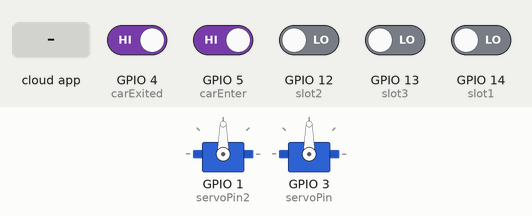
This sketch was run on a simulated ESP8266 (NodeMCU). On the bench: 2 × servo. The inputs (shaded band) are chosen by the test bench; at power-on: GPIO 4 (carExited), GPIO 5 (carEnter) HIGH, GPIO 12 (slot2), GPIO 13 (slot3), GPIO 14 (slot1) LOW. WiFi joins after 1.5 s; servers stay silent unless stated; network time is answered at once with the bench clock; the local clock reads 2024-03-15 10:24:30 at power-on unless the sketch sets it; no MQTT or app messages arrive unless stated; what the sketch prints to the serial monitor is not drawn.

Above: at 3.7 s.
3.8 s: the phone or cloud app sets EntryGate to ON
At 5.0 s:
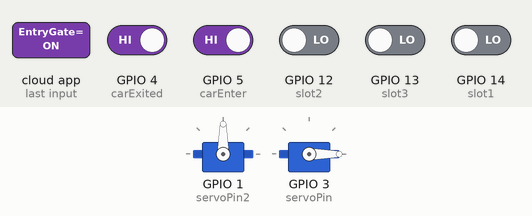
At 7.3 s:
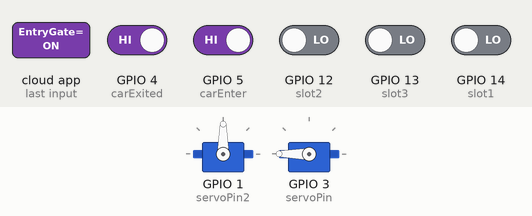
8.3 s: GPIO 4 (carExited) driven LOW
At 12.7 s:
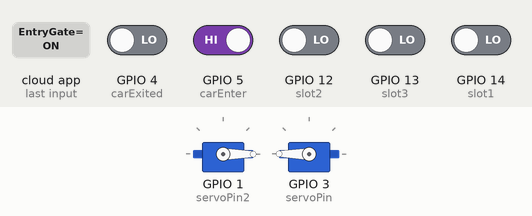
16.3 s: GPIO 5 (carEnter) driven LOW
At 20.3 s:
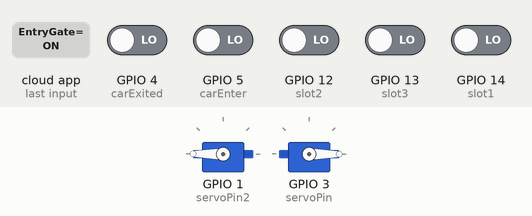
24.3 s: GPIO 5 (carEnter) driven HIGH
27.3 s: GPIO 12 (slot2) driven HIGH
35.3 s: GPIO 4 (carExited) driven HIGH
Timing chart, 0 to 37.8 s (numbered marks = the images above; inputs shaded):
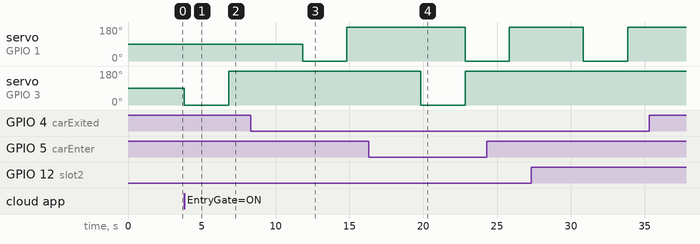

Measured:
- after the input at 3.8 s, servo on GPIO 3 (servoPin): 90° → 0° at once, → 180° 3.0 s later
- after the input at 8.3 s, servo on GPIO 1 (servoPin2): 90° → 0° after 3.5 s, → 180° 3.0 s later
- after the input at 16.3 s, servo on GPIO 3 (servoPin): 180° → 0° after 3.5 s, → 180° 3.0 s later
- after the input at 35.3 s, every drawn part: stays the same

The sketch:

smart_parking.ino
```cpp
#include <ESP8266WiFi.h>
#include <Servo.h>
#include <NTPClient.h>
#include <WiFiUdp.h>
#include <NTPClient.h>;
#include <WiFiUdp.h>
#include "Adafruit_MQTT.h"
#include "Adafruit_MQTT_Client.h"
const char *ssid =  "DucAnh";     // Enter your WiFi Name
const char *pass =  "11122000"; // Enter your WiFi Password

#define MQTT_SERV "io.adafruit.com"
#define MQTT_PORT 1883
#define MQTT_NAME "lananh1112"
#define MQTT_PASS "aio_JTFX87YVS5W9jV79Axc68yHWy56S"
WiFiUDP ntpUDP;
NTPClient timeClient(ntpUDP, "pool.ntp.org", 19800,60000);
//servo
Servo myservo;                          //servo as gate
Servo myservos;                               //servo as gate
int servoPin = 3;  // Declare the Servo pin
int servoPin2 = 1;  // Declare the Servo pin

//sensor
const int carEnter=5;
const int carExited=4;
const int slot1 = 14;
const int slot2 = 12;
const int slot3 = 13;
int count =0;


//goc quay sensor
int CLOSE_ANGLE = 180;  // The closing angle of the servo motor arm
int OPEN_ANGLE = 0;  // The opening angle of the servo motor arm

int  hh, mm, ss;
int pos;
int pos1;

String h, m,EntryTimeSlot1,ExitTimeSlot1, EntryTimeSlot2,ExitTimeSlot2, EntryTimeSlot3,ExitTimeSlot3;
boolean entrysensor, exitsensor,s1,s2,s3;

boolean s1_occupied = false;
boolean s2_occupied = false;
boolean s3_occupied = false;

WiFiClient client;
Adafruit_MQTT_Client mqtt(&client, MQTT_SERV, MQTT_PORT, MQTT_NAME, MQTT_PASS);

//Set up the feed you're subscribing to
Adafruit_MQTT_Subscribe EntryGate = Adafruit_MQTT_Subscribe(&mqtt, MQTT_NAME "/f/EntryGate");
Adafruit_MQTT_Subscribe ExitGate = Adafruit_MQTT_Subscribe(&mqtt, MQTT_NAME "/f/ExitGate");

//Set up the feed you're publishing to
Adafruit_MQTT_Publish CarsParked = Adafruit_MQTT_Publish(&mqtt,MQTT_NAME "/f/CarsParked");
Adafruit_MQTT_Publish EntrySlot1 = Adafruit_MQTT_Publish(&mqtt,MQTT_NAME "/f/EntrySlot1");
Adafruit_MQTT_Publish ExitSlot1 = Adafruit_MQTT_Publish(&mqtt,MQTT_NAME "/f/ExitSlot1");
Adafruit_MQTT_Publish EntrySlot2 = Adafruit_MQTT_Publish(&mqtt,MQTT_NAME "/f/EntrySlot2");
Adafruit_MQTT_Publish ExitSlot2 = Adafruit_MQTT_Publish(&mqtt,MQTT_NAME "/f/ExitSlot2");
Adafruit_MQTT_Publish EntrySlot3 = Adafruit_MQTT_Publish(&mqtt,MQTT_NAME "/f/EntrySlot3");
Adafruit_MQTT_Publish ExitSlot3 = Adafruit_MQTT_Publish(&mqtt,MQTT_NAME "/f/ExitSlot3");

void setup() {
  delay(1000);
  Serial.begin (9600);
  mqtt.subscribe(&EntryGate);
  mqtt.subscribe(&ExitGate);
  timeClient.begin();

  myservo.attach(servoPin2);      // servo pin to D6
  myservos.attach(servoPin);       // servo pin to D5

  pinMode(carExited, INPUT);    // ir as input
  pinMode(carEnter, INPUT);     // ir as input
  pinMode(slot1, INPUT);
  pinMode(slot2, INPUT);
  pinMode(slot3, INPUT);

  WiFi.begin(ssid, pass);                                     //try to connect with wifi
  Serial.print("Connecting to ");
  Serial.print(ssid);                          // display ssid
  while (WiFi.status() != WL_CONNECTED) {
    Serial.print(".");                          // if not connected print this
    delay(500);
  }
  Serial.println();
  Serial.print("Connected to ");
  Serial.println(ssid);
  Serial.print("IP Address is : ");
  Serial.println(WiFi.localIP());                                            //print local IP address
}

void loop() {

 MQTT_connect();
 timeClient.update();
 hh = timeClient.getHours();
 mm = timeClient.getMinutes();
 ss = timeClient.getSeconds();
 h= String(hh);
 m= String(mm);
 h +" :" + m;

 entrysensor = digitalRead(carEnter);
 exitsensor = digitalRead(carExited);
 s1 = digitalRead(slot1);
 s2 = digitalRead(slot2);
 s3 = digitalRead(slot3);

   if (entrysensor == LOW) {                     // if high then count and send data
   if(count < 3)
   {
    count=  count+1;                             //increment count
    myservos.write(0);
    delay(3000);
    myservos.write(180);
   }
//   count=  count+1;                             //increment count
//   myservos.write(0);
//   delay(3000);
   myservos.write(180);
   }

   if (exitsensor == LOW) {                            //if high then count and send
   count= count-1;                                    //decrement count
   if(count < 0)
   {
    count = 0;
   }
   myservo.write(0);
   delay(3000);
   myservo.write(180);
  }
  if (! CarsParked.publish(count)) {}

  if (s1 == 1 && s1_occupied == false) {
        Serial.println("Occupied1 ");
        EntryTimeSlot1 =  h +" :" + m;
        //Serial.print("EntryTimeSlot1");
        //Serial.print(EntryTimeSlot1);

        s1_occupied = true;
        if (! EntrySlot1.publish((char*) EntryTimeSlot1.c_str())){}
    }
  if(s1 == 0 && s1_occupied == true) {
       Serial.println("Available1 ");
       ExitTimeSlot1 =  h +" :" + m;
       //Serial.print("ExitTimeSlot1");
       //Serial.print(ExitTimeSlot1);

       s1_occupied = false;
        if (! ExitSlot1.publish((char*) ExitTimeSlot1.c_str())){}
}
  if (s2 == 1&& s2_occupied == false) {
      Serial.println("Occupied2 ");
      EntryTimeSlot2 =  h +" :" + m;
      //Serial.print("EntryTimeSlot2");
      //Serial.print(EntryTimeSlot2);

      s2_occupied = true;
      if (! EntrySlot2.publish((char*) EntryTimeSlot2.c_str())){}
    }
  if(s2 == 0 && s2_occupied == true) {
       Serial.println("Available2 ");
       ExitTimeSlot2 =  h +" :" + m;
       //Serial.print("ExitTimeSlot2");
       //Serial.print(ExitTimeSlot2);

       s2_occupied = false;
        if (! ExitSlot2.publish((char*) ExitTimeSlot2.c_str())){}
  }
  if (s3 == 1&& s3_occupied == false) {
      Serial.println("Occupied3 ");
      EntryTimeSlot3 =  h +" :" + m;
     //Serial.print("EntryTimeSlot3: ");
      //Serial.print(EntryTimeSlot3);
      s3_occupied = true;
       if (! EntrySlot3.publish((char*) EntryTimeSlot3.c_str())){}
    }
  if(s3 == 0 && s3_occupied == true) {
       Serial.println("Available3 ");
       ExitTimeSlot3 =  h +" :" + m;
       //Serial.print("ExitTimeSlot3: ");
       //Serial.print(ExitTimeSlot3);
       s3_occupied = false;
        if (! ExitSlot3.publish((char*) ExitTimeSlot3.c_str())){ }
  }

  Adafruit_MQTT_Subscribe * subscription;
  while ((subscription = mqtt.readSubscription(5000)))
     {

   if (subscription == &EntryGate)
     {
      //Print the new value to the serial monitor
      Serial.println((char*) EntryGate.lastread);

   if (!strcmp((char*) EntryGate.lastread, "ON"))
      {
       myservos.write(OPEN_ANGLE);
       delay(3000);
       myservos.write(CLOSE_ANGLE);
    }
}
  if (subscription == &ExitGate)
     {
      //Print the new value to the serial monitor
      Serial.println((char*) EntryGate.lastread);

   if (!strcmp((char*) ExitGate.lastread, "ON"))
      {
       myservo.write(OPEN_ANGLE);
       delay(3000);
       myservo.write(CLOSE_ANGLE);
    }
}
}
}
void MQTT_connect()
{
  int8_t ret;

  // Stop if already connected.
  if (mqtt.connected())
  {
    return;
  }

  uint8_t retries = 3;
  while ((ret = mqtt.connect()) != 0) // connect will return 0 for connected
  {
       mqtt.disconnect();
       delay(5000);  // wait 5 seconds
       retries--;
       if (retries == 0)
       {
         // basically die and wait for WDT to reset me
         while (1);
       }
  }
}
```
